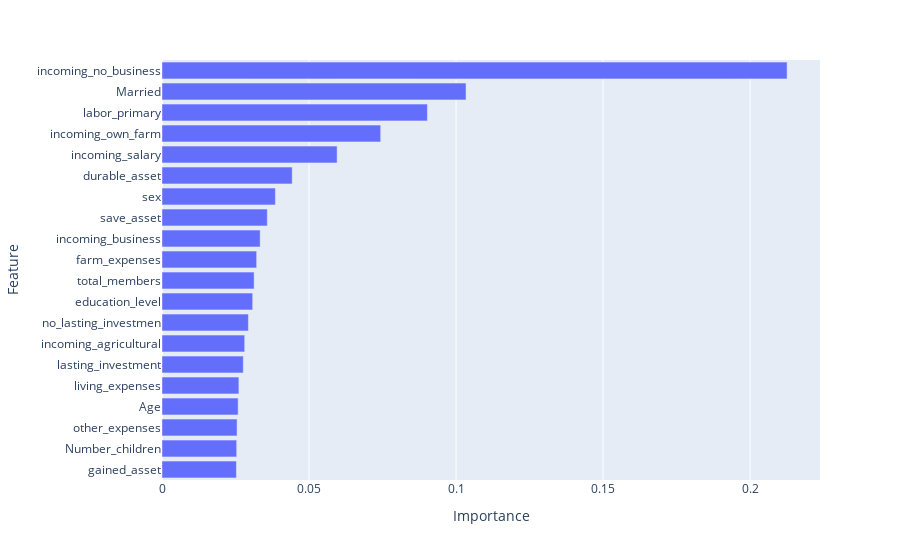

Notebook code for this chart:
### Code cell
# feature importance
Feature_importance = pd.DataFrame({'Feature': x_train.columns, 'Importance': model.feature_importances_})
Feature_importance = Feature_importance.sort_values(by='Importance')
Feature_importance

fig = px.bar(Feature_importance, x='Importance', y='Feature')
# Menampilkan plot
fig.show()

### Figure 1 — Plotly figure (JSON) as saved in the notebook; plotly's stock layout.template omitted (floating-point values rounded to 4 significant figures)
{"data": [{"alignmentgroup": "True", "hovertemplate": "Importance=%{x}<br>Feature=%{y}<extra></extra>", "legendgroup": "", "marker": {"color": "#636efa", "pattern": {"shape": ""}}, "name": "", "offsetgroup": "", "orientation": "h", "showlegend": false, "textposition": "auto", "type": "bar", "x": [0.0253, 0.0254, 0.02553, 0.0259, 0.02615, 0.02764, 0.02812, 0.02939, 0.03084, 0.03133, 0.03219, 0.03339, 0.03581, 0.03855, 0.04428, 0.05956, 0.07437, 0.09026, 0.1034, 0.2126], "xaxis": "x", "y": ["gained_asset", "Number_children", "other_expenses", "Age", "living_expenses", "lasting_investment", "incoming_agricultural", "no_lasting_investmen", "education_level", "total_members", "farm_expenses", "incoming_business", "save_asset", "sex", "durable_asset", "incoming_salary", "incoming_own_farm", "labor_primary", "Married", "incoming_no_business"], "yaxis": "y"}], "layout": {"barmode": "relative", "legend": {"tracegroupgap": 0}, "margin": {"t": 60}, "xaxis": {"anchor": "y", "domain": [0, 1], "title": {"text": "Importance"}}, "yaxis": {"anchor": "x", "domain": [0, 1], "title": {"text": "Feature"}}}}
